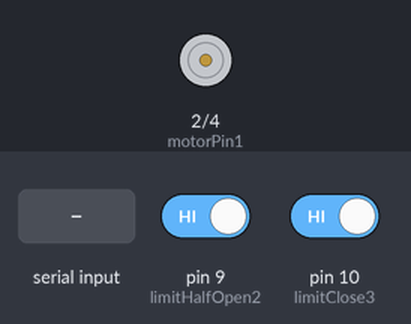
A sketch run on a simulated Arduino Uno, built with avr-gcc and run on an emulated ATmega328P. On the bench: motor-driver pin pairs drawn as motors (green arrow = first pin HIGH = forward, orange = second pin HIGH = backward, longer = more drive, scaled by the enable pin). The test bench sets the inputs (shaded band); at power-on: pin 9 (limitHalfOpen2) HIGH, pin 10 (limitClose3) HIGH.

Above: at 1.2 s.
1.3 s: "ho\n" received over Serial
At 1.8 s:
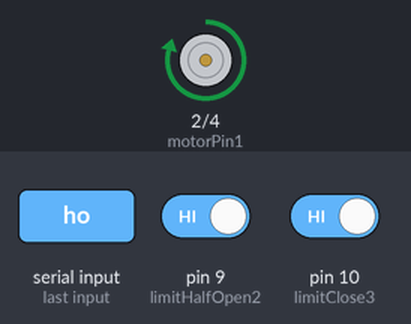
2.8 s: pin 9 (limitHalfOpen2) driven LOW
At 9.0 s:
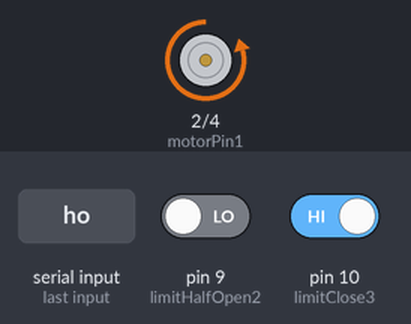
Timing chart, 0 to 10.5 s (numbered marks = the images above; inputs shaded):
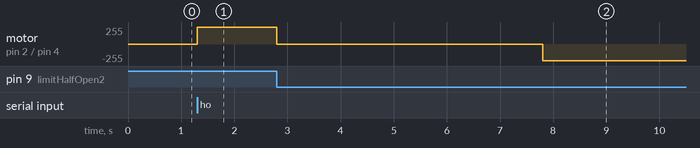

Measured:
- after the input at 1.3 s, motor on pin 2 (motorPin1) / pin 4 (motorPin2): stopped → forward 250/255 at once
- after the input at 2.8 s, motor on pin 2 (motorPin1) / pin 4 (motorPin2): forward 250/255 → stopped at once, → backward 250/255 5.0 s later

The sketch:

ardunio_code.ino
```cpp
#define motorPin1   2
#define motorPin2   4
#define motorSpeed  3

#define limitFullOpen1 8
#define limitHalfOpen2    9
#define limitClose3       10
#define gateCloseAfterSec 5
String str = "";

void motorCW()
{
  digitalWrite(motorPin1, HIGH);
  digitalWrite(motorPin2, LOW);
}

void motorCCW()
{
  digitalWrite(motorPin1, LOW);
  digitalWrite(motorPin2, HIGH);
}
void motorStop()
{
  digitalWrite(motorPin1, LOW);
  digitalWrite(motorPin2, LOW);
}


void setup()
{
  Serial.begin(9600);

  pinMode(motorPin1, OUTPUT);
  pinMode(motorPin2, OUTPUT);

  pinMode(limitFullOpen1, INPUT_PULLUP);
  pinMode(limitHalfOpen2, INPUT_PULLUP);
  pinMode(limitClose3, INPUT_PULLUP);
  analogWrite(motorSpeed, 250);
}

void loop()
{

   if (Serial.available())
   {
    String str = Serial.readStringUntil('\n');
      if(str == "ho")
    {
      motorCW();
      while(digitalRead(limitHalfOpen2));
      motorStop();
      delay(gateCloseAfterSec*1000);
      motorCCW();
      while(digitalRead(limitClose3));
      motorStop();
    }
    else if(str == "fo")
    {
      motorCW();
      while(digitalRead(limitFullOpen1));
      motorStop();
      delay(gateCloseAfterSec*1000);
      motorCCW();
      while(digitalRead(limitClose3));
      motorStop();
    }

  }

}
```
